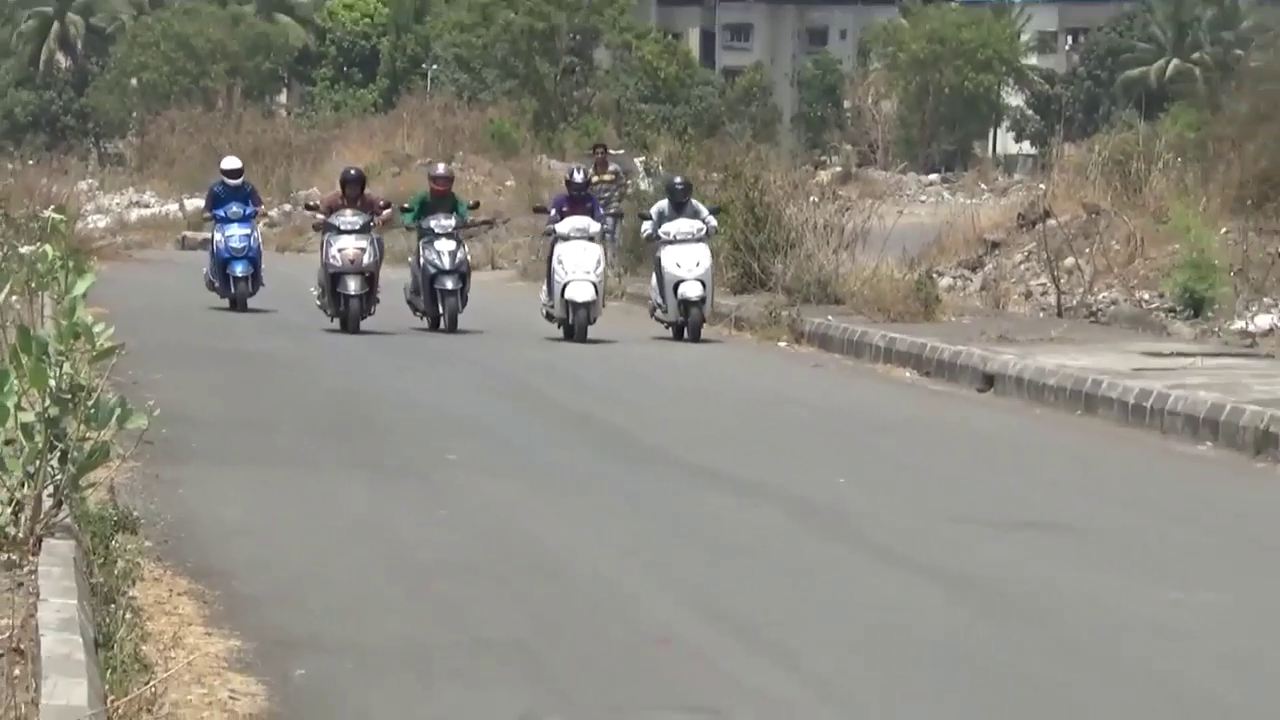
#> input picture frame 12 of Raj Vaibhav Dubey/Bike Detection/two_wheeler2.mp4, 1280 x 720 px
$ python detection_two_wheeler_1.py
#> lines starting #> are read from the running program, lines starting #| are printed output that depends on the picture; after the words box and inside, x2 and y2 are one past the last pixel; in counts of white or black regions, pixels touching at a corner belong together
# -*- coding: utf-8 -*-

import cv2

cascade_src = 'two_wheeler.xml'

video_src = 'two_wheeler2.mp4'

cap = cv2.VideoCapture(video_src)
fgbg = cv2.createBackgroundSubtractorMOG2()
car_cascade = cv2.CascadeClassifier(cascade_src)


while True:
    ret, img = cap.read()
#> img is the input picture: shape (720, 1280, 3); mean B, G, R 126.1, 135.7, 137.8
    fgbg.apply(img)
    if (type(img) == type(None)):
        break

    gray = cv2.cvtColor(img, cv2.COLOR_BGR2GRAY)
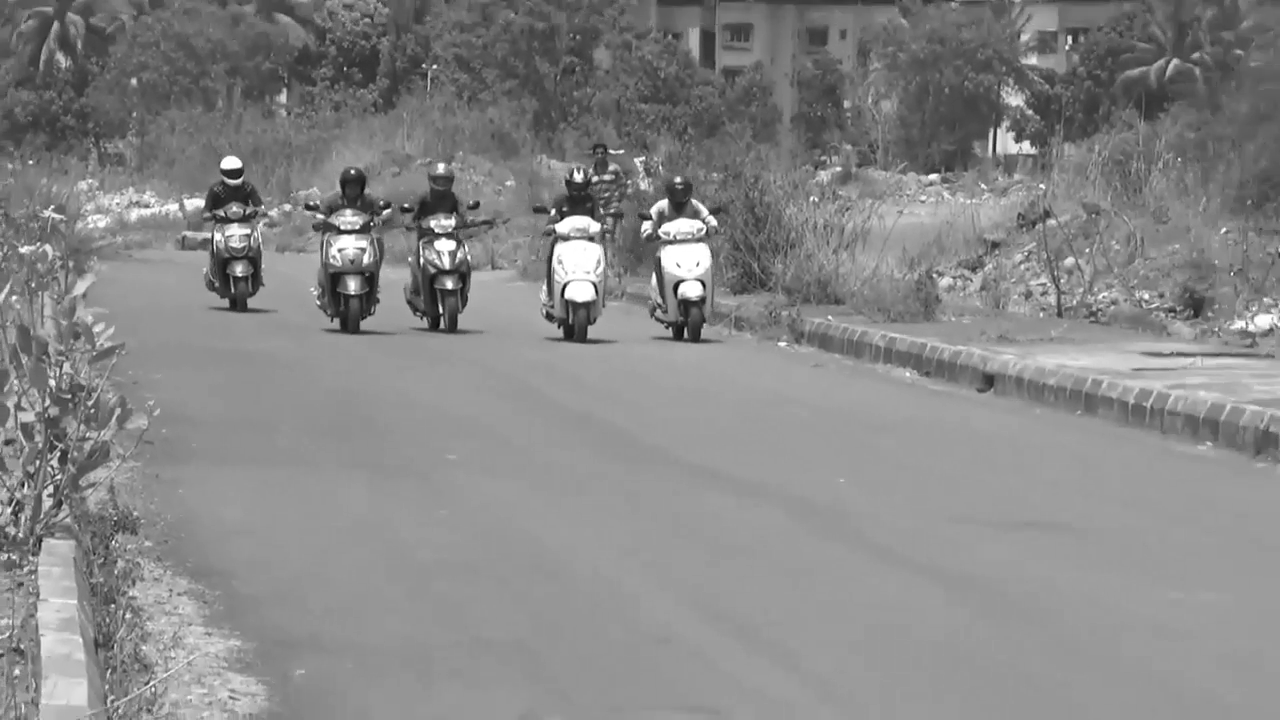
#> gray: shape (720, 1280); min 0, max 255, mean 135.2

    cars = car_cascade.detectMultiScale(gray,1.01, 1)
#> cars = [[1131, 26, 44, 89], [194, 142, 80, 159], [399, 146, 88, 177], [305, 145, 93, 185], [629, 156, 99, 198]]


    for (x,y,w,h) in cars:
        cv2.rectangle(img,(x,y),(x+w,y+h),(0,255,215),2)
#> this loop made 5 passes
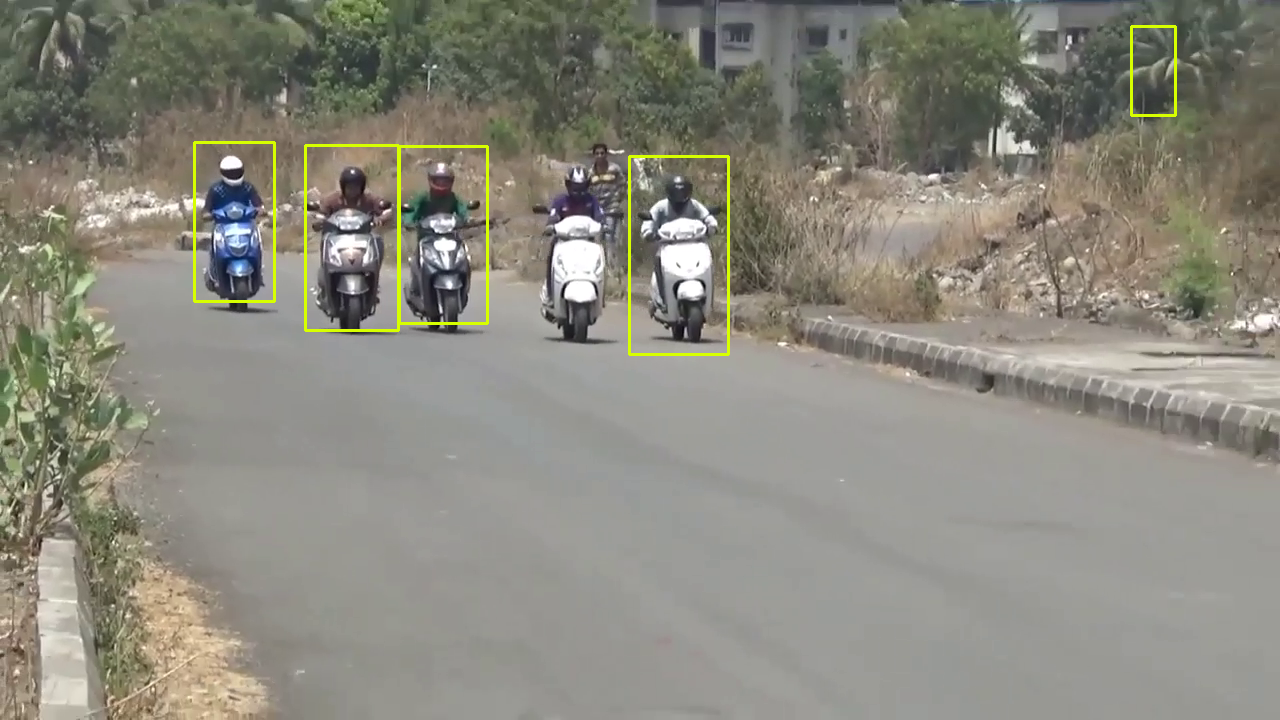
#> img: shape (720, 1280, 3); 0.75% of pixels changed, all inside (x1, y1, x2, y2) = (193, 25, 1177, 356)

    cv2.imshow('video', img)

    if cv2.waitKey(33) == 27:
#> (key Esc is pressed here)
        break

cv2.destroyAllWindows()

$ run again, starting later in the video
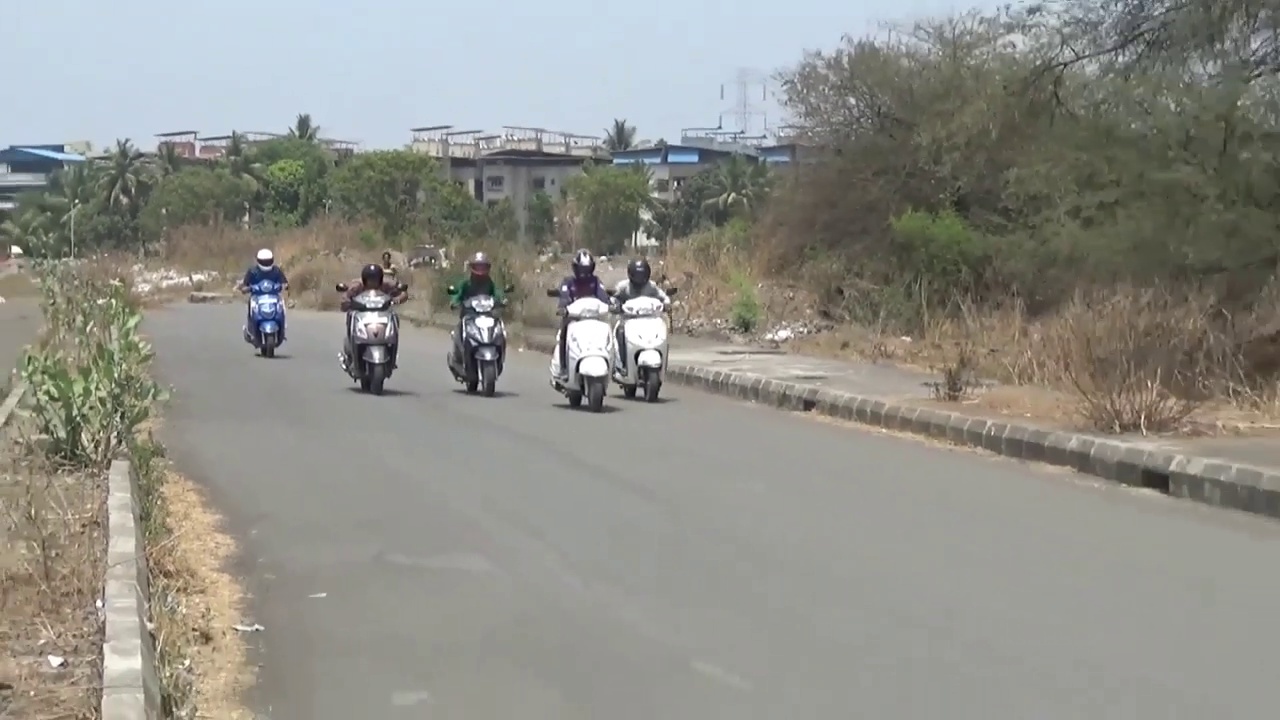
#> input picture frame 58 of Raj Vaibhav Dubey/Bike Detection/two_wheeler2.mp4, 1280 x 720 px
#> img is the input picture: shape (720, 1280, 3); mean B, G, R 136.4, 142.8, 143.3
#> `gray = cv2.cvtColor(img, cv2.COLOR_BGR2GRAY)`:
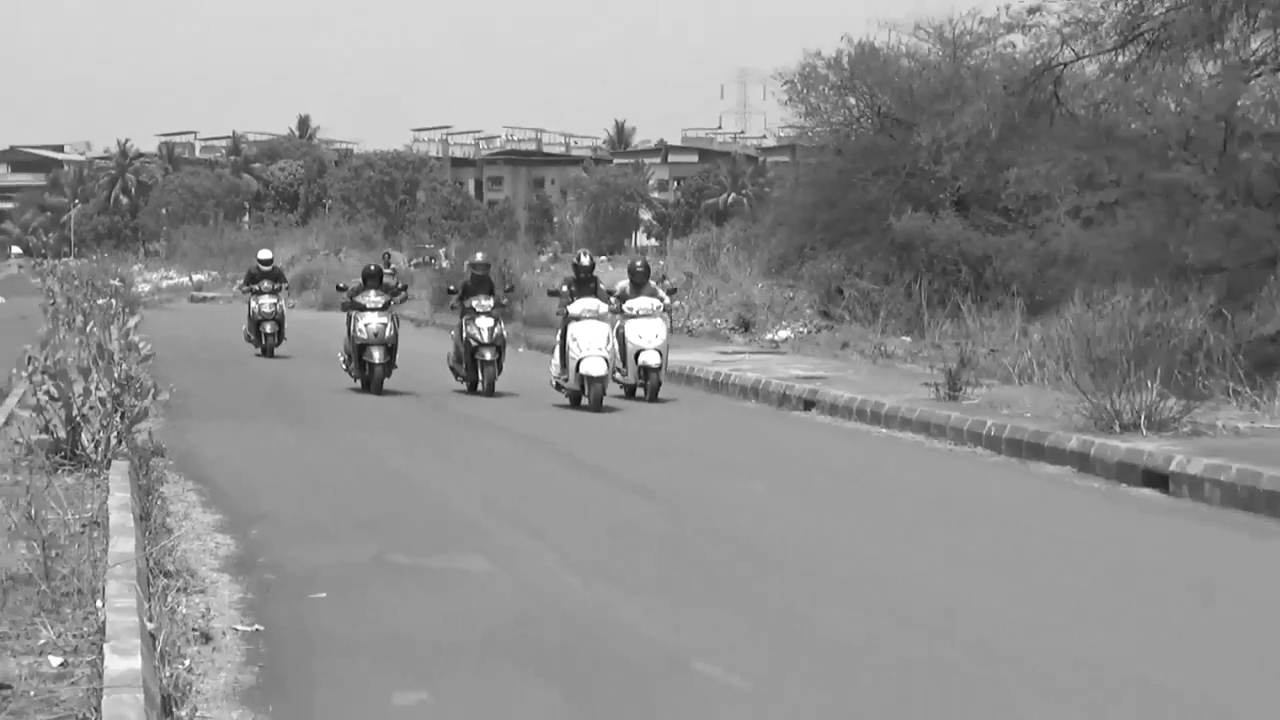
#> gray: shape (720, 1280); min 0, max 255, mean 142.2
#> cars = [[238, 244, 53, 106], [440, 240, 78, 155], [336, 232, 75, 149], [536, 230, 101, 202]]
#> the loop `for (x,y,w,h) in cars:` made 4 passes
#> after the loop `for (x,y,w,h) in cars:`:
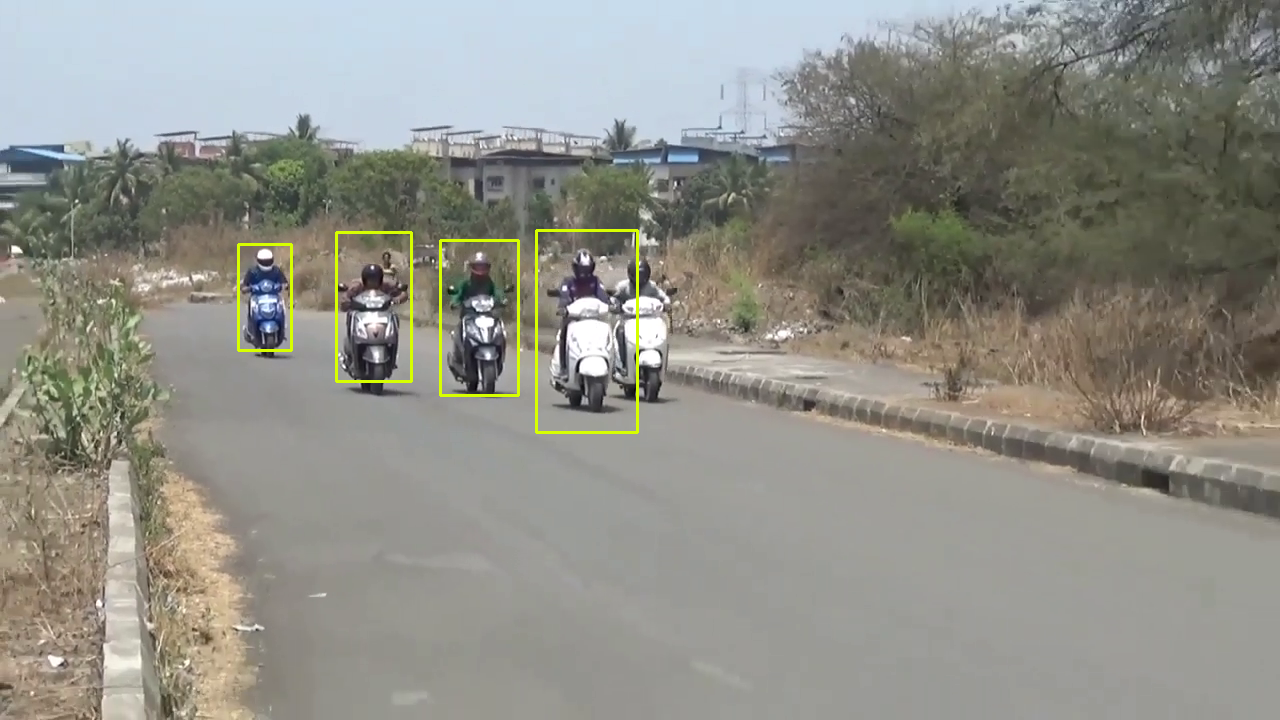
#> img: shape (720, 1280, 3); 0.6% of pixels changed, all inside (x1, y1, x2, y2) = (237, 229, 639, 434)

$ run again, starting later in the video
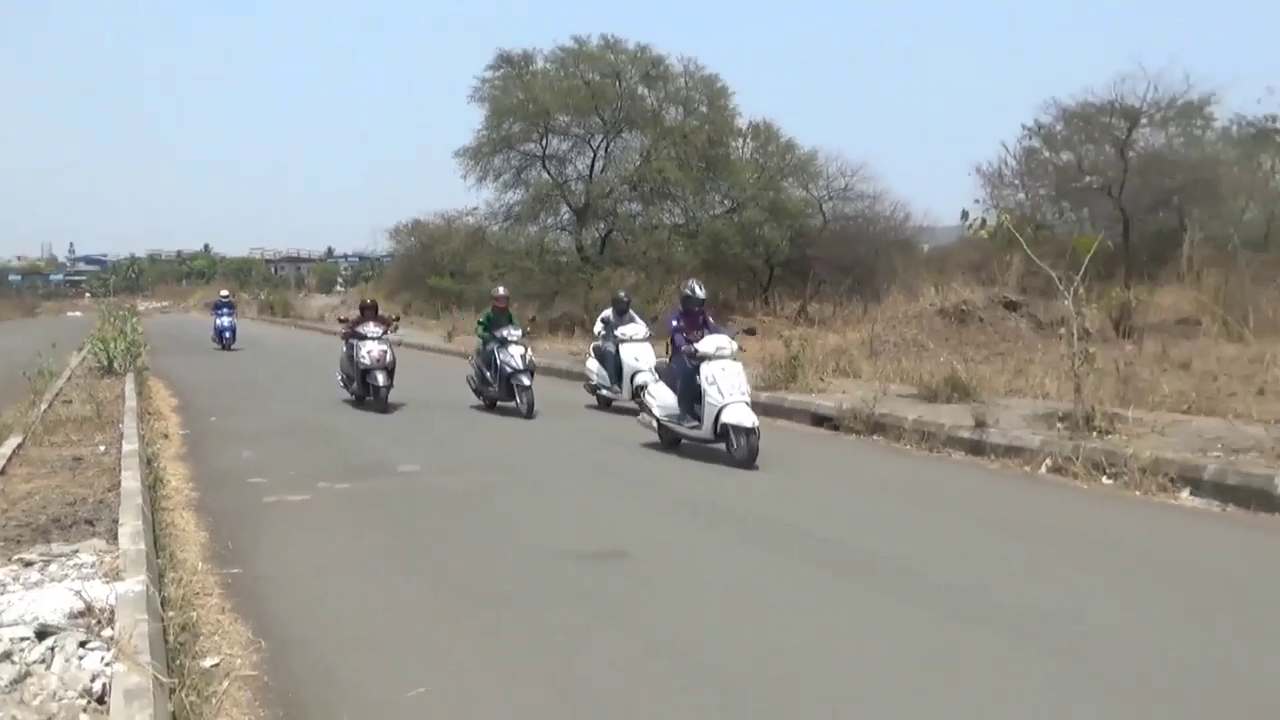
#> input picture frame 103 of Raj Vaibhav Dubey/Bike Detection/two_wheeler2.mp4, 1280 x 720 px
#> img is the input picture: shape (720, 1280, 3); mean B, G, R 153.5, 156.1, 153.8
#> `gray = cv2.cvtColor(img, cv2.COLOR_BGR2GRAY)`:
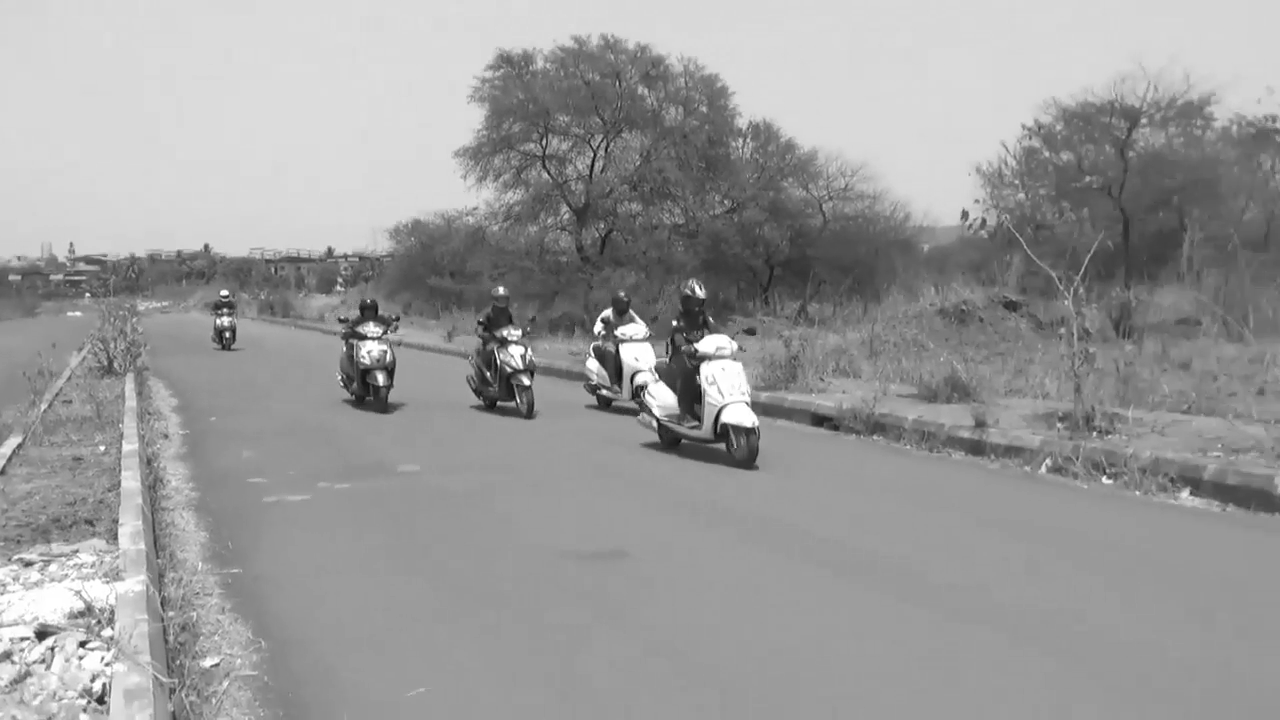
#> gray: shape (720, 1280); min 0, max 255, mean 155.1
#> cars = [[207, 283, 36, 72], [344, 280, 59, 118]]
#> the loop `for (x,y,w,h) in cars:` made 2 passes
#> after the loop `for (x,y,w,h) in cars:`:
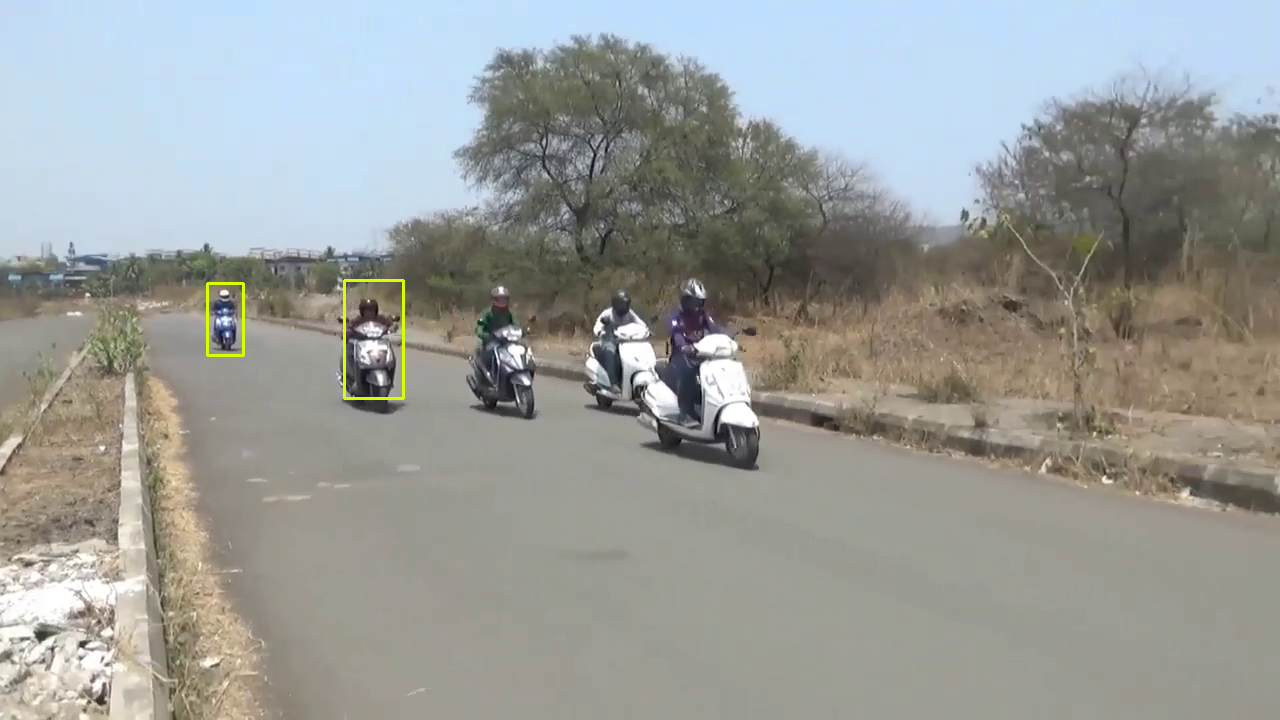
#> img: shape (720, 1280, 3); 0.18% of pixels changed, all inside (x1, y1, x2, y2) = (206, 279, 405, 400)
